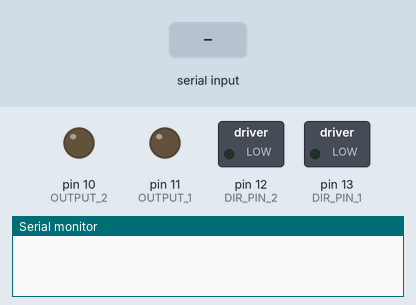
Recording of a sketch running on a simulated Arduino Uno, built with avr-gcc and run on an emulated ATmega328P. On the bench: switched loads named in the sketch (green lamp = pin HIGH), output pins drawn as LEDs (lit = HIGH), the last lines printed to the serial monitor. The test bench sets the inputs (shaded band).

Above: at 1.2 s.
1.3 s: "L" received over Serial
2.8 s: "1" received over Serial
At 3.9 s:
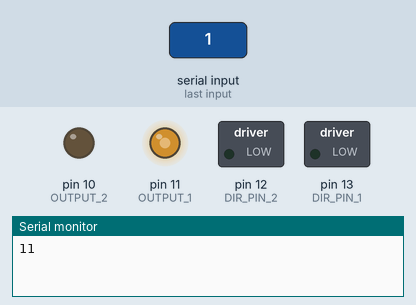
Timing chart, 0 to 5.8 s (numbered marks = the images above; inputs shaded):
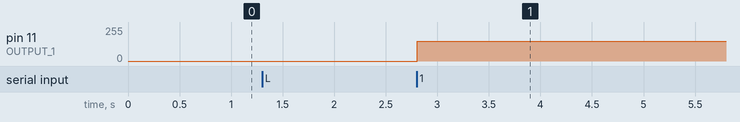

The sketch:

RECEIVE_2_bytes_FB.ino
```cpp
/*
Serial commo from xbee with xbee's pin 2 and 3 connected to rx1, tx1
 PROTEI_010
 2012
 written by gabriella levine
 */
int incomingData;
int incomingDataInt;
const int OUTPUT_1 = 11; // Analog output pin that the Motor1 pwm pin is attached to
const int DIR_PIN_1=13; //digital output for logic direction pin motor 1
const int OUTPUT_2= 10; // Analog output pin that the MOTOR2 pwm pin is attached to
const int DIR_PIN_2 = 12;//digitaloutput for logic direction pin motor2

int sensorState = 0;  //set sensor state to be either 0 (for Left, incoming data 'L') or 1(for Right, incoming data  'R');
int previousState;

int data;
void setup() {
  // initialize serial communications at 9600 bps:
  pinMode(OUTPUT_1,OUTPUT);
  pinMode(OUTPUT_2,OUTPUT);
  pinMode(DIR_PIN_1, OUTPUT);
  pinMode(DIR_PIN_2, OUTPUT);

  Serial.begin(9600);
}

void loop() {

  while (Serial.available() > 0) {
    Serial.print('1');
    byte incomingData = Serial.read();
    incomingDataInt = (int)incomingData;

    if(incomingData=='L'){
      sensorState = 1; // go to state 1, waiting for R data
    }
    else  if (incomingData == 'R') {
      sensorState = 2;
    }
    else if (sensorState == 1) {
      analogWrite(OUTPUT_1, incomingDataInt);
      if(incomingDataInt<=100){
        digitalWrite(DIR_PIN_1, LOW);
        analogWrite(OUTPUT_1,map(incomingDataInt, 120,0,0,255));
      }
      else if(incomingDataInt>=150){
        digitalWrite(DIR_PIN_1, HIGH);
        analogWrite(OUTPUT_1,map(incomingDataInt, 150,255,0,255));
      }
      else{
        digitalWrite(OUTPUT_1, LOW);
      }
      // Serial.println(incomingDataInt);
      sensorState = 0;
    }

    else if (sensorState == 2) {
      analogWrite(OUTPUT_2, incomingDataInt);
      if(incomingDataInt<=120){
        digitalWrite(DIR_PIN_2, LOW);
        analogWrite(OUTPUT_2,map(incomingDataInt, 120,0,0,255));
      }
      else if(incomingDataInt>=150){
        digitalWrite(DIR_PIN_2, HIGH);
        analogWrite(OUTPUT_2,map(incomingDataInt, 150,255,0,255));
      }
      else{
        digitalWrite(OUTPUT_2, LOW);
      }
      sensorState =0 ;
    }
  }
  delay(20);
  Serial.flush();
}
```

Measured:
- after the input at 2.8 s, pin 11 (OUTPUT_1): 0/255 → 150/255 at once
